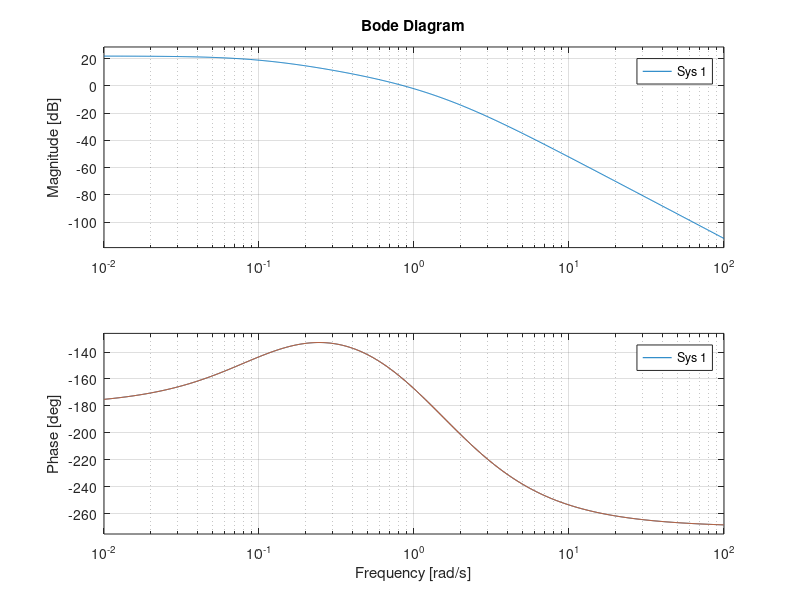
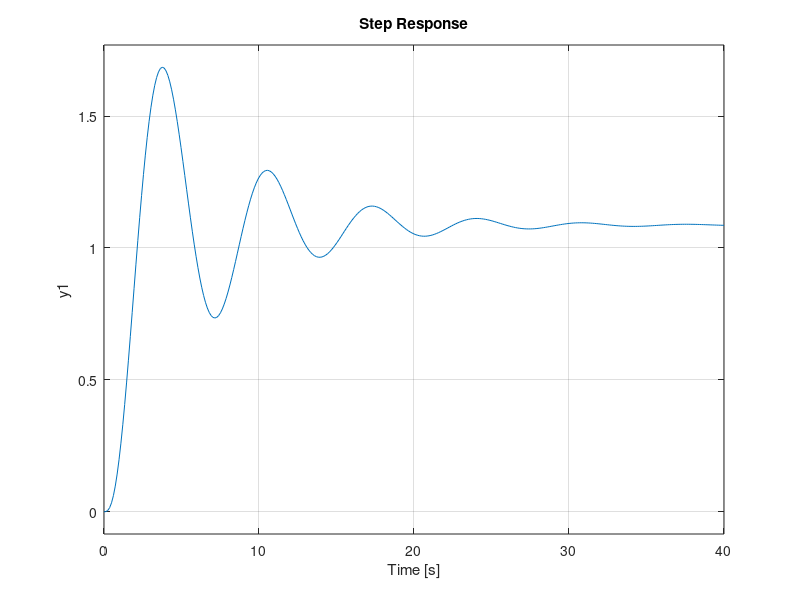

Reproduce these figures in MATLAB, in order.
close all; clear, clc

z = [];
p = [0.1 -1 -2];
k = 50;
G = zpk(z,p,k);

bode(G), grid on, hold on

[Gm, Pm, Wcg, Wcp] = margin(G)

Kp = 0.05;

bode(Kp*G)

L = feedback(Kp*G,1);

figure, step(L)